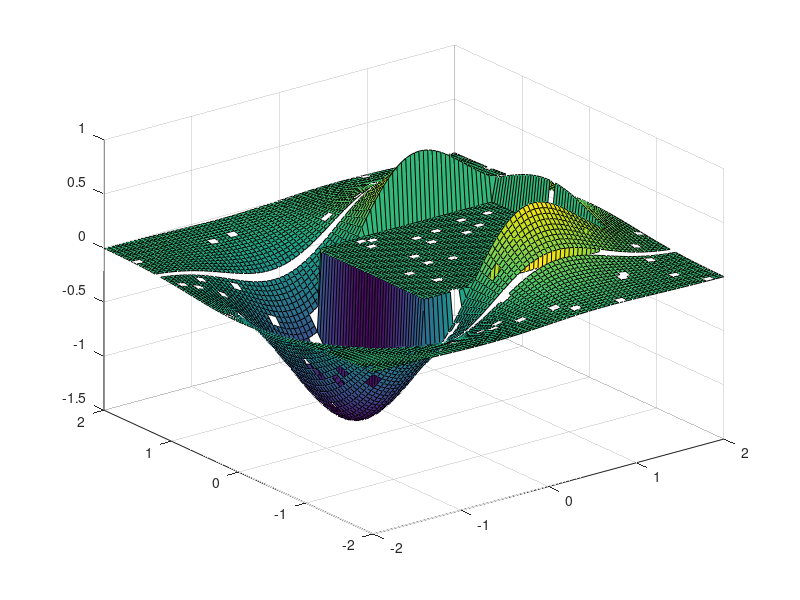

Recreate this plot in MATLAB. (Note: this script raises an error after producing the figure.)
% PSR test
clear all; close all;
%% get image grid
[mX,mY] = meshgrid(-2:.05:2, -2:.04:2);                                
mZ = 3*mX .* exp(-mX.^2 - mY.^2);                                        

%% prepare data points
X{1} = zeros(size(mX,1),size(mX,2),3);

X{1}(:,:,1) = mX;
X{1}(:,:,2) = mY;
X{1}(:,:,3) = mZ;

%% flat in the middle

H = size(X{1},1);
W = size(X{1},2);
Hr = round(H/2);
Hh = round(H/5);

for x=(Hr-Hh):(Hr+Hh)
    for y=(Hr-Hh):(Hr+Hh)
        X{1}(x,y,3) = 0;
    end
end

%% some empty lines

X{1}(Hh,:,:) = NaN;
X{1}(H-Hh,:,:) = NaN;

%% some random holes

for i=1:100
   x = round(1+rand*(H-1));
   y = round(1+rand*(W-1));
   X{1}(x,y,:) = NaN;
end


%% plot it
surf(X{1}(:,:,1),X{1}(:,:,2),X{1}(:,:,3));

%% run
psr(X);

